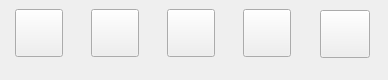
<?xml version="1.0" encoding="UTF-8"?>
<ui version="4.0">
 <class>ControlPanel</class>
 <widget class="QMainWindow" name="ControlPanel">
  <property name="geometry">
   <rect>
    <x>0</x>
    <y>0</y>
    <width>388</width>
    <height>80</height>
   </rect>
  </property>
  <property name="minimumSize">
   <size>
    <width>388</width>
    <height>80</height>
   </size>
  </property>
  <property name="maximumSize">
   <size>
    <width>388</width>
    <height>80</height>
   </size>
  </property>
  <property name="windowTitle">
   <string>MainWindow</string>
  </property>
  <widget class="QWidget" name="centralwidget">
   <widget class="QPushButton" name="throughBt">
    <property name="geometry">
     <rect>
      <x>15</x>
      <y>9</y>
      <width>48</width>
      <height>48</height>
     </rect>
    </property>
    <property name="minimumSize">
     <size>
      <width>48</width>
      <height>48</height>
     </size>
    </property>
    <property name="maximumSize">
     <size>
      <width>64</width>
      <height>64</height>
     </size>
    </property>
    <property name="styleSheet">
     <string notr="true"/>
    </property>
    <property name="text">
     <string/>
    </property>
   </widget>
   <widget class="QPushButton" name="cleanBt">
    <property name="geometry">
     <rect>
      <x>243</x>
      <y>9</y>
      <width>48</width>
      <height>48</height>
     </rect>
    </property>
    <property name="minimumSize">
     <size>
      <width>48</width>
      <height>48</height>
     </size>
    </property>
    <property name="maximumSize">
     <size>
      <width>64</width>
      <height>64</height>
     </size>
    </property>
    <property name="styleSheet">
     <string notr="true"/>
    </property>
    <property name="text">
     <string/>
    </property>
   </widget>
   <widget class="QPushButton" name="closeBt">
    <property name="geometry">
     <rect>
      <x>320</x>
      <y>10</y>
      <width>50</width>
      <height>48</height>
     </rect>
    </property>
    <property name="minimumSize">
     <size>
      <width>50</width>
      <height>48</height>
     </size>
    </property>
    <property name="maximumSize">
     <size>
      <width>66</width>
      <height>64</height>
     </size>
    </property>
    <property name="styleSheet">
     <string notr="true"/>
    </property>
    <property name="text">
     <string/>
    </property>
   </widget>
   <widget class="QPushButton" name="withdrawBt">
    <property name="geometry">
     <rect>
      <x>167</x>
      <y>9</y>
      <width>48</width>
      <height>48</height>
     </rect>
    </property>
    <property name="minimumSize">
     <size>
      <width>48</width>
      <height>48</height>
     </size>
    </property>
    <property name="maximumSize">
     <size>
      <width>64</width>
      <height>64</height>
     </size>
    </property>
    <property name="styleSheet">
     <string notr="true"/>
    </property>
    <property name="text">
     <string/>
    </property>
   </widget>
   <widget class="QPushButton" name="drawBt">
    <property name="geometry">
     <rect>
      <x>91</x>
      <y>9</y>
      <width>48</width>
      <height>48</height>
     </rect>
    </property>
    <property name="minimumSize">
     <size>
      <width>48</width>
      <height>48</height>
     </size>
    </property>
    <property name="maximumSize">
     <size>
      <width>64</width>
      <height>64</height>
     </size>
    </property>
    <property name="styleSheet">
     <string notr="true"/>
    </property>
    <property name="text">
     <string/>
    </property>
   </widget>
  </widget>
 </widget>
 <resources/>
 <connections/>
</ui>
